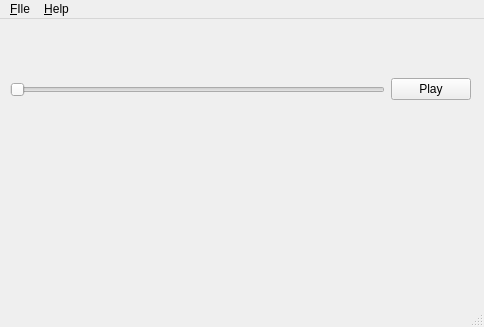
<?xml version="1.0" encoding="UTF-8"?>
<ui version="4.0">
 <class>Player_window_ui</class>
 <widget class="QMainWindow" name="Player_window_ui">
  <property name="geometry">
   <rect>
    <x>0</x>
    <y>0</y>
    <width>484</width>
    <height>327</height>
   </rect>
  </property>
  <property name="windowTitle">
   <string>Yuv Player</string>
  </property>
  <widget class="QWidget" name="centralwidget">
   <widget class="QWidget" name="layoutWidget">
    <property name="geometry">
     <rect>
      <x>10</x>
      <y>50</y>
      <width>461</width>
      <height>41</height>
     </rect>
    </property>
    <layout class="QHBoxLayout" name="horizontalLayout">
     <item>
      <widget class="QSlider" name="playback_slider">
       <property name="orientation">
        <enum>Qt::Horizontal</enum>
       </property>
      </widget>
     </item>
     <item>
      <widget class="QPushButton" name="play_pause_btn">
       <property name="text">
        <string>Play</string>
       </property>
      </widget>
     </item>
    </layout>
   </widget>
   <widget class="Pcm_widget" name="pcm_widget" native="true">
    <property name="geometry">
     <rect>
      <x>10</x>
      <y>110</y>
      <width>461</width>
      <height>161</height>
     </rect>
    </property>
   </widget>
  </widget>
  <widget class="QMenuBar" name="menubar">
   <property name="geometry">
    <rect>
     <x>0</x>
     <y>0</y>
     <width>484</width>
     <height>21</height>
    </rect>
   </property>
   <widget class="QMenu" name="menu_fIle">
    <property name="title">
     <string>&amp;FIle</string>
    </property>
    <addaction name="file_open"/>
   </widget>
   <widget class="QMenu" name="menu_help">
    <property name="title">
     <string>&amp;Help</string>
    </property>
    <addaction name="help_about"/>
   </widget>
   <addaction name="menu_fIle"/>
   <addaction name="menu_help"/>
  </widget>
  <widget class="QStatusBar" name="statusbar"/>
  <action name="file_open">
   <property name="text">
    <string>&amp;Open</string>
   </property>
  </action>
  <action name="help_about">
   <property name="text">
    <string>&amp;About</string>
   </property>
  </action>
 </widget>
 <customwidgets>
  <customwidget>
   <class>Pcm_widget</class>
   <extends>QWidget</extends>
   <header>pcm_widget.h</header>
   <container>1</container>
  </customwidget>
 </customwidgets>
 <resources/>
 <connections/>
</ui>
